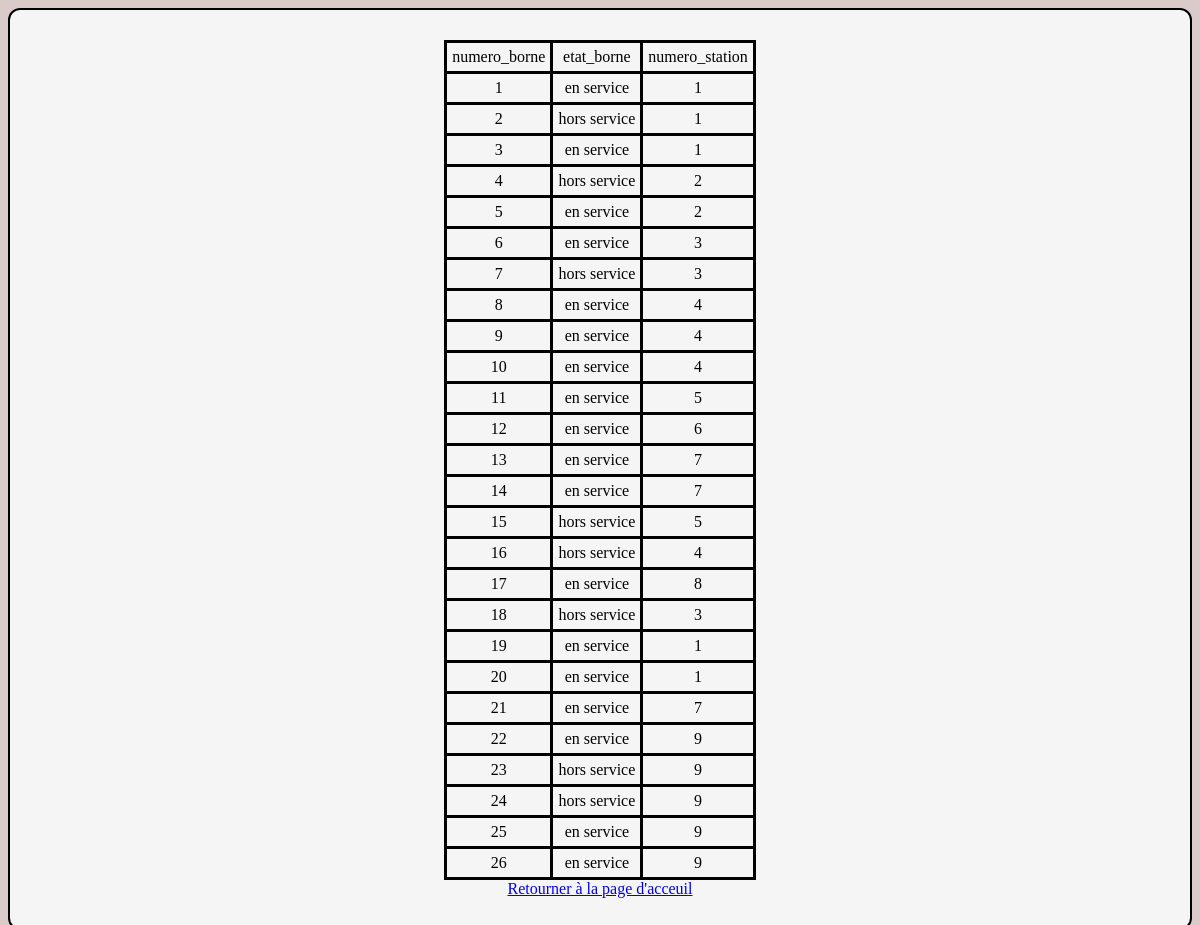
/php/affichage.php?action=bornes, run on the app's committed database.
### tables this page shows
CREATE TABLE `bornes`
(
	numero_borne INT AUTO_INCREMENT,
	etat_borne CHAR(50),
	numero_station INT NOT NULL,
	PRIMARY KEY (numero_borne)	
);

### php/affichage.php (the view, shortened to what this page needs)
<!DOCTYPE html>
<html>
    <head>
        <link rel="stylesheet" type="text/css" href="main.css" />
    </head>
    <body>
    <div class="box">
<?php
    include "connect.php";
    if(isset($_GET['action']))
{
    $table=$_GET['action'];
    $result = mysqli_query($connection,"SELECT * FROM $table");
    $all_property = array();
    echo '<table class="data-table">
    <tr class="data-heading">';
    while ($property = mysqli_fetch_field($result)) {
        echo '<td>' . $property->name . '</td>';
        array_Push($all_property, $property->name);
    }
        echo '</tr>';
    while ($row = mysqli_fetch_array($result)) {
        echo "<tr>";
        foreach ($all_property as $item) {
        echo '<td>' . $row[$item] . '</td>';
        }
        echo '</tr>';
    }
    echo "</table>";
}
?>
<a type="submit" href="index.php?action=home">Retourner à la page d'acceuil</a>
</div>
</body>
</html>

### php/main.css (style rules this page uses)
body { text-align: center; background-color: #dacaca; }
table, th, td { margin: auto; border: 3px solid black; border-collapse: collapse; text-align: center; }
th, td { padding: 5px; text-align: center; }
.box { background-color: rgb(245, 245, 245); padding-top: 30px; padding: 30px; text-align: center; border-radius: 12px; border: 2px solid rgb(0, 0, 0); }

### data on the page
bornes: numero_borne "1", etat_borne "en service", numero_station "1"
bornes: numero_borne "2", etat_borne "hors service", numero_station "1"
bornes: numero_borne "3", etat_borne "en service", numero_station "1"
bornes: numero_borne "4", etat_borne "hors service", numero_station "2"
bornes: numero_borne "5", etat_borne "en service", numero_station "2"
bornes: numero_borne "6", etat_borne "en service", numero_station "3"
bornes: numero_borne "7", etat_borne "hors service", numero_station "3"
bornes: numero_borne "8", etat_borne "en service", numero_station "4"
bornes: numero_borne "9", etat_borne "en service", numero_station "4"
bornes: numero_borne "10", etat_borne "en service", numero_station "4"
bornes: numero_borne "11", etat_borne "en service", numero_station "5"
bornes: numero_borne "12", etat_borne "en service", numero_station "6"
bornes: numero_borne "13", etat_borne "en service", numero_station "7"
bornes: numero_borne "14", etat_borne "en service", numero_station "7"
bornes: numero_borne "15", etat_borne "hors service", numero_station "5"
bornes: numero_borne "16", etat_borne "hors service", numero_station "4"
bornes: numero_borne "17", etat_borne "en service", numero_station "8"
bornes: numero_borne "18", etat_borne "hors service", numero_station "3"
bornes: numero_borne "19", etat_borne "en service", numero_station "1"
bornes: numero_borne "20", etat_borne "en service", numero_station "1"
bornes: numero_borne "21", etat_borne "en service", numero_station "7"
bornes: numero_borne "22", etat_borne "en service", numero_station "9"
bornes: numero_borne "23", etat_borne "hors service", numero_station "9"
bornes: numero_borne "24", etat_borne "hors service", numero_station "9"
bornes: numero_borne "25", etat_borne "en service", numero_station "9"
bornes: numero_borne "26", etat_borne "en service", numero_station "9"

### other printed values
$property->name "numero_borne"
$property->name "etat_borne"
$property->name "numero_station"
